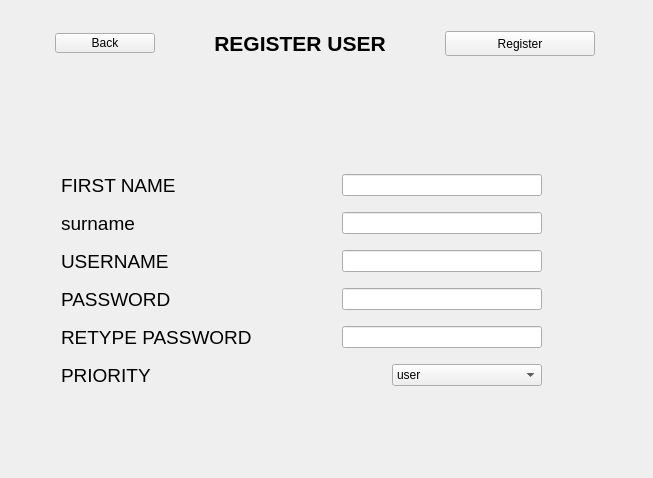
<?xml version="1.0" encoding="UTF-8"?>
<ui version="4.0">
 <class>Form</class>
 <widget class="QWidget" name="Form">
  <property name="geometry">
   <rect>
    <x>0</x>
    <y>0</y>
    <width>653</width>
    <height>478</height>
   </rect>
  </property>
  <property name="windowTitle">
   <string>Form</string>
  </property>
  <layout class="QFormLayout" name="formLayout">
   <item row="0" column="0" colspan="2">
    <layout class="QVBoxLayout" name="verticalLayout_3">
     <property name="spacing">
      <number>15</number>
     </property>
     <property name="topMargin">
      <number>20</number>
     </property>
     <item>
      <layout class="QHBoxLayout" name="horizontalLayout">
       <item>
        <widget class="QPushButton" name="Back">
         <property name="maximumSize">
          <size>
           <width>100</width>
           <height>20</height>
          </size>
         </property>
         <property name="text">
          <string>Back</string>
         </property>
        </widget>
       </item>
       <item>
        <widget class="QLabel" name="label">
         <property name="sizePolicy">
          <sizepolicy hsizetype="Maximum" vsizetype="Maximum">
           <horstretch>0</horstretch>
           <verstretch>0</verstretch>
          </sizepolicy>
         </property>
         <property name="maximumSize">
          <size>
           <width>16777215</width>
           <height>100</height>
          </size>
         </property>
         <property name="font">
          <font>
           <pointsize>16</pointsize>
           <weight>75</weight>
           <bold>true</bold>
          </font>
         </property>
         <property name="text">
          <string>REGISTER USER</string>
         </property>
         <property name="alignment">
          <set>Qt::AlignCenter</set>
         </property>
        </widget>
       </item>
       <item>
        <widget class="QPushButton" name="Register">
         <property name="maximumSize">
          <size>
           <width>150</width>
           <height>30</height>
          </size>
         </property>
         <property name="text">
          <string>Register</string>
         </property>
        </widget>
       </item>
      </layout>
     </item>
     <item>
      <widget class="QLabel" name="label_2">
       <property name="font">
        <font>
         <pointsize>12</pointsize>
        </font>
       </property>
       <property name="text">
        <string/>
       </property>
      </widget>
     </item>
     <item>
      <layout class="QHBoxLayout" name="horizontalLayout_3">
       <property name="leftMargin">
        <number>50</number>
       </property>
       <property name="topMargin">
        <number>70</number>
       </property>
       <property name="rightMargin">
        <number>100</number>
       </property>
       <item>
        <widget class="QLabel" name="first_name">
         <property name="font">
          <font>
           <pointsize>14</pointsize>
           <weight>50</weight>
           <bold>false</bold>
          </font>
         </property>
         <property name="text">
          <string>FIRST NAME           </string>
         </property>
        </widget>
       </item>
       <item>
        <widget class="QLineEdit" name="I_first_name">
         <property name="maximumSize">
          <size>
           <width>200</width>
           <height>16777215</height>
          </size>
         </property>
        </widget>
       </item>
      </layout>
     </item>
     <item>
      <layout class="QHBoxLayout" name="horizontalLayout_4">
       <property name="leftMargin">
        <number>50</number>
       </property>
       <property name="rightMargin">
        <number>100</number>
       </property>
       <item>
        <widget class="QLabel" name="surname">
         <property name="font">
          <font>
           <pointsize>14</pointsize>
           <weight>50</weight>
           <bold>false</bold>
          </font>
         </property>
         <property name="text">
          <string>surname             </string>
         </property>
        </widget>
       </item>
       <item>
        <widget class="QLineEdit" name="I_surname">
         <property name="maximumSize">
          <size>
           <width>200</width>
           <height>16777215</height>
          </size>
         </property>
        </widget>
       </item>
      </layout>
     </item>
     <item>
      <layout class="QHBoxLayout" name="horizontalLayout_5">
       <property name="leftMargin">
        <number>50</number>
       </property>
       <property name="rightMargin">
        <number>100</number>
       </property>
       <item>
        <widget class="QLabel" name="username">
         <property name="font">
          <font>
           <pointsize>14</pointsize>
           <weight>50</weight>
           <bold>false</bold>
          </font>
         </property>
         <property name="text">
          <string>USERNAME            </string>
         </property>
        </widget>
       </item>
       <item>
        <widget class="QLineEdit" name="l_username">
         <property name="maximumSize">
          <size>
           <width>200</width>
           <height>16777215</height>
          </size>
         </property>
        </widget>
       </item>
      </layout>
     </item>
     <item>
      <layout class="QHBoxLayout" name="horizontalLayout_6">
       <property name="leftMargin">
        <number>50</number>
       </property>
       <property name="topMargin">
        <number>0</number>
       </property>
       <property name="rightMargin">
        <number>100</number>
       </property>
       <item>
        <widget class="QLabel" name="pwd">
         <property name="font">
          <font>
           <pointsize>14</pointsize>
           <weight>50</weight>
           <bold>false</bold>
          </font>
         </property>
         <property name="text">
          <string>PASSWORD            </string>
         </property>
        </widget>
       </item>
       <item>
        <widget class="QLineEdit" name="l_password">
         <property name="maximumSize">
          <size>
           <width>200</width>
           <height>16777215</height>
          </size>
         </property>
         <property name="echoMode">
          <enum>QLineEdit::Password</enum>
         </property>
        </widget>
       </item>
      </layout>
     </item>
     <item>
      <layout class="QHBoxLayout" name="horizontalLayout_7">
       <property name="leftMargin">
        <number>50</number>
       </property>
       <property name="rightMargin">
        <number>100</number>
       </property>
       <item>
        <widget class="QLabel" name="re_pwd">
         <property name="font">
          <font>
           <pointsize>14</pointsize>
           <weight>50</weight>
           <bold>false</bold>
          </font>
         </property>
         <property name="text">
          <string>RETYPE PASSWORD</string>
         </property>
        </widget>
       </item>
       <item>
        <widget class="QLineEdit" name="l_re_password">
         <property name="maximumSize">
          <size>
           <width>200</width>
           <height>16777215</height>
          </size>
         </property>
         <property name="echoMode">
          <enum>QLineEdit::Password</enum>
         </property>
        </widget>
       </item>
      </layout>
     </item>
     <item>
      <layout class="QHBoxLayout" name="horizontalLayout_8">
       <property name="leftMargin">
        <number>50</number>
       </property>
       <property name="rightMargin">
        <number>100</number>
       </property>
       <item>
        <widget class="QLabel" name="priority">
         <property name="font">
          <font>
           <pointsize>14</pointsize>
           <weight>50</weight>
           <bold>false</bold>
          </font>
         </property>
         <property name="text">
          <string>PRIORITY            </string>
         </property>
        </widget>
       </item>
       <item>
        <widget class="QComboBox" name="l_priority">
         <property name="maximumSize">
          <size>
           <width>150</width>
           <height>16777215</height>
          </size>
         </property>
         <item>
          <property name="text">
           <string>user</string>
          </property>
         </item>
         <item>
          <property name="text">
           <string>admin</string>
          </property>
         </item>
        </widget>
       </item>
      </layout>
     </item>
    </layout>
   </item>
  </layout>
 </widget>
 <resources/>
 <connections/>
</ui>
